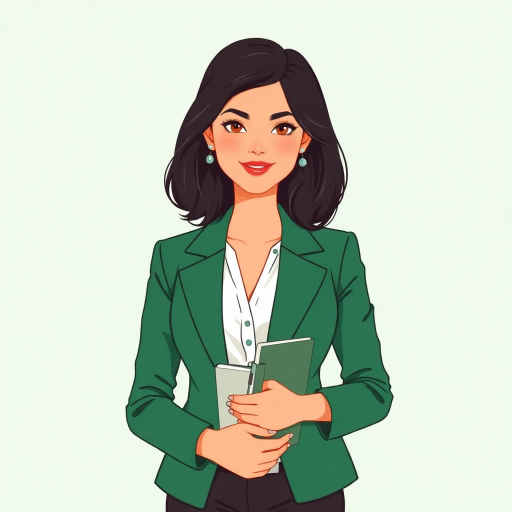
#> input picture src/assets/characters/elena-professional.jpg, 1024 x 1024 px (shown at 1/2 size)
$ python -i fetch-academy-art.py   (imports and definitions only)
#> lines starting #> are read from the running program, lines starting #| are printed output that depends on the picture
#> further down, picture is the input picture: PIL image 1024x1024 RGB; mean R, G, B 193, 203.2, 187.8
"""Saves Academy pictures made with Canva into the repo (run by .github/workflows/academy-art.yml).

scripts/academy-art-request.json = [{"url": "<signed Canva export URL>", "out": "public/academy-art/cast/ava/neutral.webp", "kind": "cast" | "scene" | "story" | "plate" (16:9, 1376x768, the size of the lesson plates) | "card" | "sheet" | "raw"}, ...]
Academy-only (hub separation): the Playground has its own fetcher. Cast pictures are saved 900x1200 (3:4) with the plain grey background cut out (transparent WebP), scenes 1620x1080 (3:2) WebP, story plates ('story', 1920x1080, 16:9) WebP, vocabulary cards 800x800 WebP (square, no cut-out), sprite sheets ('sheet', 1620x1080, no cut-out, saved to objects/), puppet parts ('part') 900x1200 with the plain background cut out (saved to cast-parts/).
Pictures come from Canva only, never Higgsfield (CLAUDE.md "Media generators")."""
import io, json, os, sys, urllib.request
from PIL import Image, ImageDraw, ImageFilter

SIZES = {'cast': (900, 1200), 'scene': (1620, 1080), 'card': (800, 800), 'part': (900, 1200), 'sheet': (1620, 1080), 'story': (1920, 1080), 'plate': (1376, 768)}


def cut_out(im):
    """Removes the plain light-grey background by flood-filling from the border (the ink outline stops the fill)."""
    w, h = im.size
#> w = 1024; h = 1024
    work = im.copy()
    marker = (255, 0, 255)
    for xy in [(0, 0), (w - 1, 0), (0, h - 1), (w - 1, h - 1), (w // 2, 0), (0, h // 2), (w - 1, h // 2)]:
        if work.getpixel(xy) != marker:
            ImageDraw.floodfill(work, xy, marker, thresh=38)
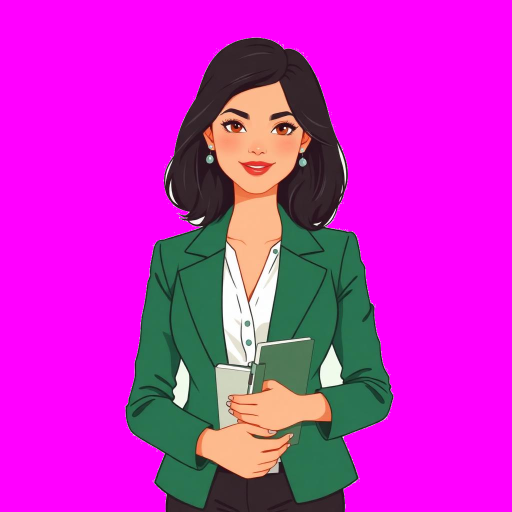
#> work: PIL image 1024x1024 RGB (shown at 1/2 size); mean R, G, B 202.3, 38.9, 198.7
    bg = Image.new('L', im.size, 0)
#> bg: PIL image 1024x1024 L; every value is 0
    bgpx, wpx = bg.load(), work.load()
    for y in range(h):
        for x in range(w):
            if wpx[x, y] == marker:
                bgpx[x, y] = 255
    bg = bg.filter(ImageFilter.MaxFilter(3)).filter(ImageFilter.GaussianBlur(1.1))
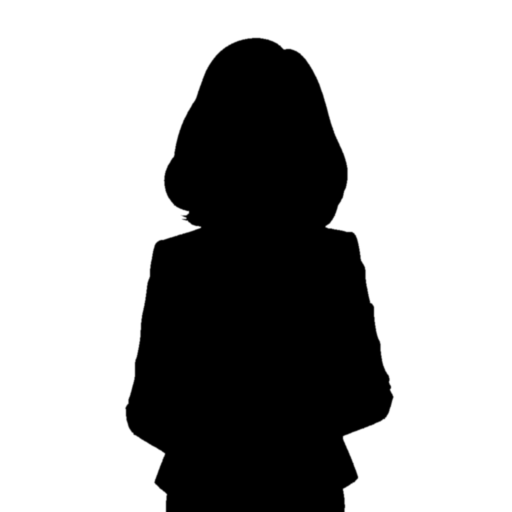
#> bg: PIL image 1024x1024 L (shown at 1/2 size); min 0, max 255, mean 168.4
    alpha = bg.point(lambda v: 255 - v)
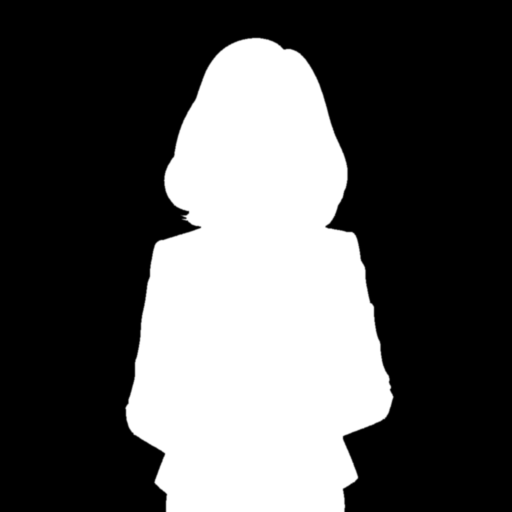
#> alpha: PIL image 1024x1024 L (shown at 1/2 size); min 0, max 255, mean 86.6
    out = im.convert('RGBA')
    out.putalpha(alpha)
    return out

# [1 line not run here, left out]
ok = 0
# [23 lines not run here, left out]

>>> from PIL import Image
>>> picture = Image.open('../src/assets/characters/elena-professional.jpg')
>>> result = cut_out(picture)
